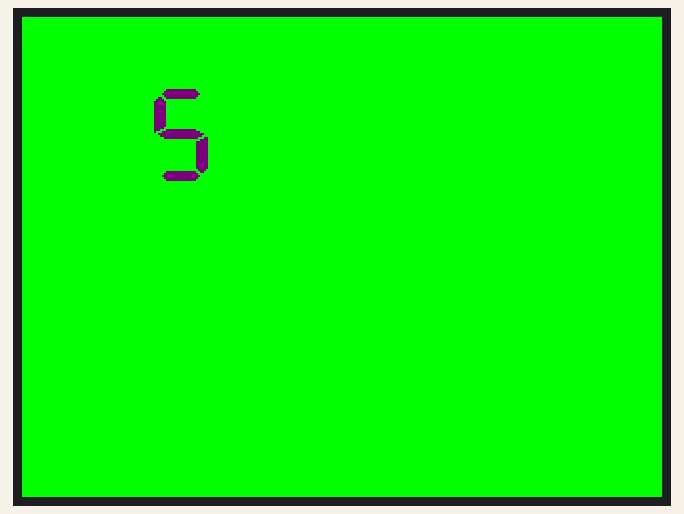
A program run on a simulated ESP32. Shown: 320×240 colour display. Random numbers use the default seed unless the program sets one.

Above: at 0.3 s.
At 4.4 s:
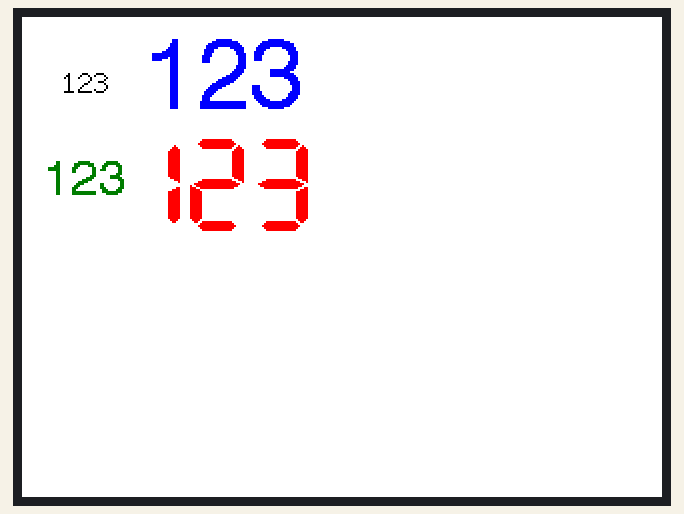
At 5.4 s:
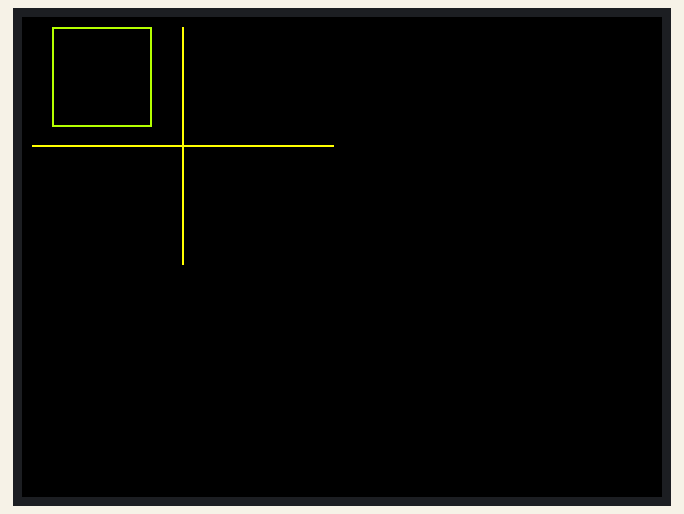
At 6.4 s:
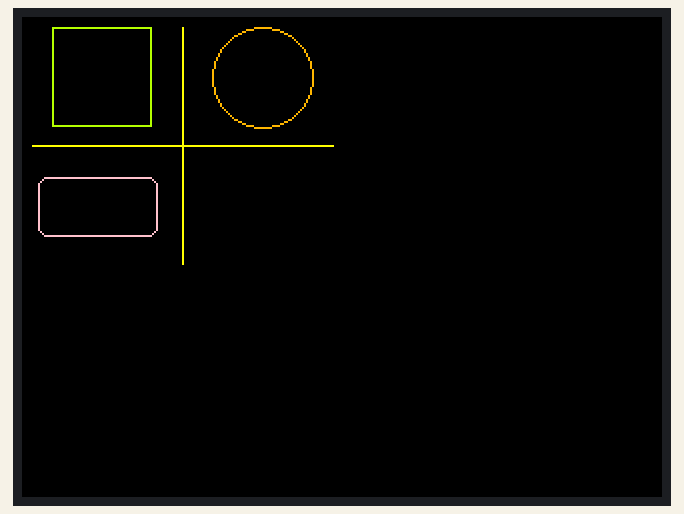
At 8.5 s:
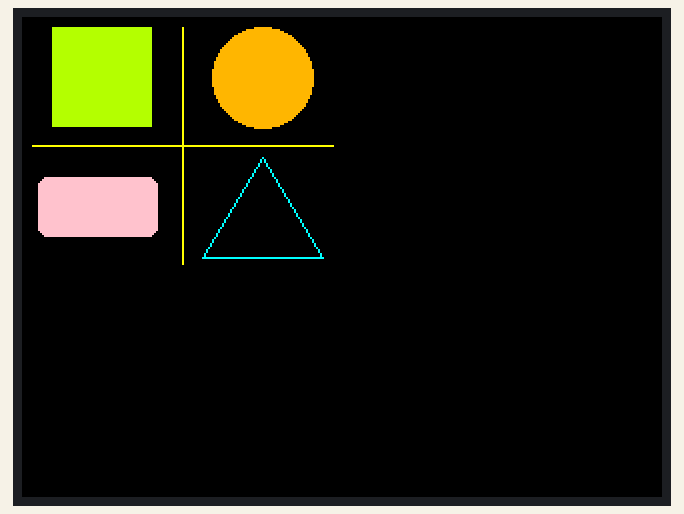
At 28.3 s:
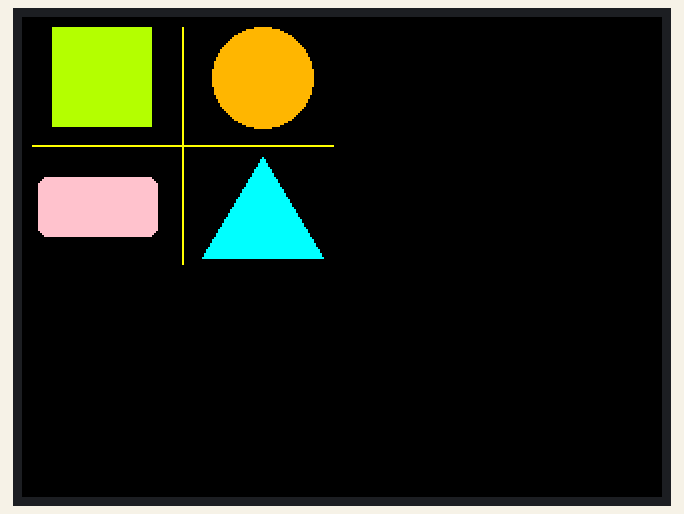

The program:

main.cpp
```cpp
/*****************************************************

  On dessine sur un écran TFT KMR-1.8 SPI
  Version pour ESP8266 / ESP32

  Plus d'infos:
  https://electroniqueamateur.blogspot.com/2019/08/ecran-couleur-spi-st7735-et-esp32.html

  Les couleurs prédéfinies par la bibliothèque sont:

  TFT_BLACK      TFT_NAVY         TFT_DARKGREEN     TFT_DARKCYAN
  TFT_MAROON     TFT_PURPLE       TFT_OLIVE         TFT_LIGHTGREY
  TFT_DARKGREY   TFT_BLUE         TFT_GREEN         TFT_CYAN
  TFT_RED        TFT_MAGENTA      TFT_YELLOW        TFT_WHITE
  TFT_ORANGE     TFT_GREENYELLOW  TFT_PINK

*****************************************************/

#include <TFT_eSPI.h>
#include <SPI.h>

TFT_eSPI ecran = TFT_eSPI();


void setup() {
  ecran.init();
  ecran.setRotation(1); // réglage de l'écran en mode paysage (0 pour mode portrait)
  randomSeed(analogRead(A0)); // pour la génération de nombres aléatoires
}

void loop() {

  // compte à rebours

  // fond vert
  ecran.fillScreen(TFT_GREEN);

  // texte pourpre sur fond vert
  // puisqu'on a spécifié une couleur de fond, le texte
  // masquera ce qui était écrit prédécemment
  ecran.setTextColor(TFT_PURPLE, TFT_GREEN);

  // on écrit "5", à la position x = 80, y = 35, avec la police #7
  ecran.drawCentreString("5", 80, 35, 7);
  delay(500);
  ecran.drawCentreString("4", 80, 35, 7);
  delay(500);
  ecran.drawCentreString("3", 80, 35, 7);
  delay(500);
  ecran.drawCentreString("2", 80, 35, 7);
  delay(500);
  ecran.drawCentreString("1", 80, 35, 7);
  delay(500);

  // présentation des 4 polices de caractère (2, 4, 6 et 7)
  // 6 et 7 ne comportent que des chiffres

  ecran.fillScreen(TFT_WHITE); // fond blanc
  ecran.setTextColor(TFT_BLACK); // texte noir
  ecran.drawString("123", 20, 25, 2); // police #2
  delay(500);
  ecran.setTextColor(TFT_DARKGREEN); // texte vert
  ecran.drawString("123", 10, 70, 4);  // police #4
  delay(500);
  ecran.setTextColor(TFT_BLUE); // texte bleu
  ecran.drawString("123", 60, 10, 6); // police #6: chiffres seulement
  delay(500);
  ecran.setTextColor(TFT_RED ); // texte rouge
  ecran.drawString("123", 50, 60, 7); // police #7: chiffres seulement
  delay(500);

  // formes géométriques simples

  ecran.fillScreen(TFT_BLACK); // fond noir

  ecran.drawLine(5, 64, 155, 64, TFT_YELLOW);  // ligne horizontale à y = 64
  ecran.drawLine(80, 5, 80, 123, TFT_YELLOW);  // ligne verticale à x = 80
  delay(500);

  // contour d'un rectangle x= 15, y = 5, largeur = 50, hauteur = 50, couleur vert
  ecran.drawRect( 15, 5, 50, 50, TFT_GREENYELLOW);
  delay(500);
  // contour d'un cercle: x = 120, y = 30, rayon = 25, couleur orange
  ecran.drawCircle(120, 30, 25, TFT_ORANGE);
  delay(500);
  // contour de rectangle à coins arrondis x = 8, y = 80, largeur = 60, hauteur = 30, rayon du coin = 5, couleur rose
  ecran.drawRoundRect(8, 80, 60, 30, 5, TFT_PINK);  // contour d'un rectangle à coins arrondis
  delay(500);
  // contour de triangle x1 = 120 y1 = 70 x2 = 90 y2 = 120 x3 = 150 y3 = 120 couleur cyan
  ecran.drawTriangle(120, 70, 90, 120, 150, 120, TFT_CYAN);
  delay(500);

  // même chose, mais avec des formes pleines plutôt que des contours.
  ecran.fillRect( 15, 5, 50, 50, TFT_GREENYELLOW);
  delay(500);
  ecran.fillCircle(120, 30, 25, TFT_ORANGE);
  delay(500);
  ecran.fillRoundRect(8, 80, 60, 30, 5, TFT_PINK);
  delay(500);
  ecran.fillTriangle(120, 70, 90, 120, 150, 120, TFT_CYAN);

  delay(500);

  ecran.fillScreen(TFT_YELLOW);

  // on trace des points au hasard
  for (int i = 1; i < 10000; i++) {
    int x = random(159);
    int y = random(127);
    ecran.drawPixel(x, y, TFT_BLACK);  // draw pixel: un seul point
    delay(1);
  }

}
```

Measured:
- what the display in image 0 shows lasts 0.5 s, from 0.2 s to 0.7 s
- what the display in image 1 shows lasts 0.6 s, from 4.3 s to 4.9 s
